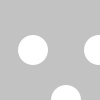
Frame 1 (no input)
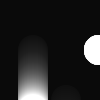
Frame 60 (the mouse pressed at the canvas centre just before this capture)
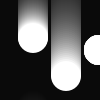
Frame 120 (the mouse held since frame 60 and released just before this capture)

The Processing sketch that drew these frames (run headless with seeded random() and noise(); from frame 60 on, the mouse is pressed at the canvas centre):

// Processing sketch: _12
// ── _12.pde
float y = 50.0;
float speed = 1.0;
float radius = 15.0;

void setup() {
  size(100, 100);
  smooth();
  noStroke();
  ellipseMode(RADIUS);
}

void draw() {
  fill(0, 12);
  rect(0, 0, width, height);
  fill(255);
  pushMatrix();
  translate(0, y);

  // Affected by first translate()
  ellipse(33, 0, radius, radius);
  translate(0, y);
  
  // Affected by first and second translate()
  ellipse(66, 0, radius, radius);
  popMatrix();
  
  // Not affected by either translate()
  ellipse(99, 50, radius, radius);
  y = y + speed;
  if (y > height + radius) {
    y = -radius;
  }
}
